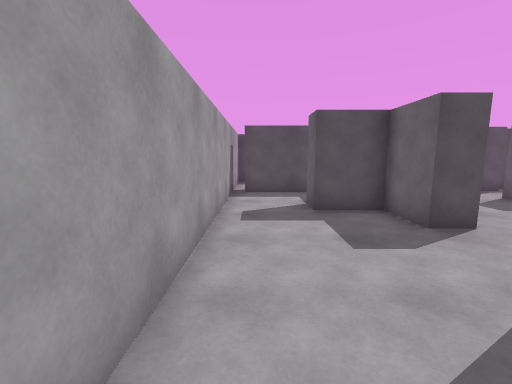
View 1 (above)

24 first-person views from a walk through a Unity game level. The camera is 1.5 m above the floor, tilts 8° down and sees 90° across. The floor is counted in squares, 1 m on a side. Each view is taken from the middle of a square. On the plan, view 1 faces up. The plan holds only what a view shows up to about 13 squares ahead; the rest is blank. The player character is not drawn.

View 2
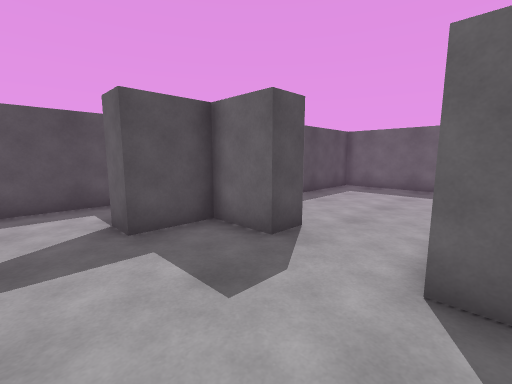

View 3
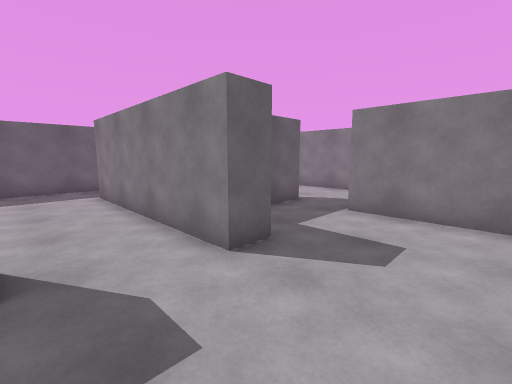

View 4
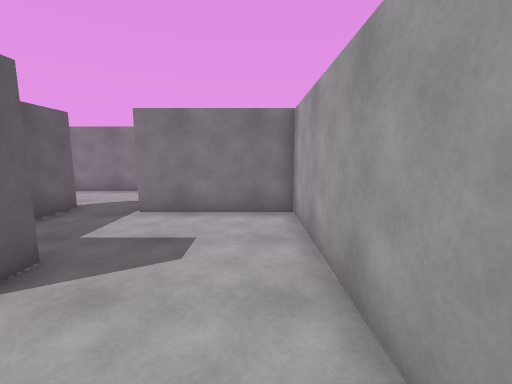

View 5
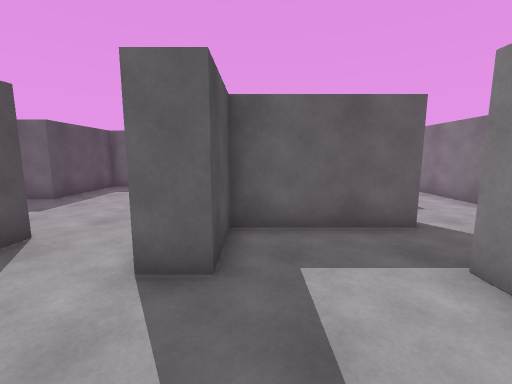

View 6
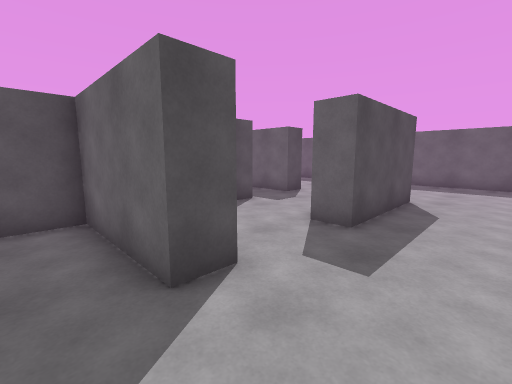

View 7
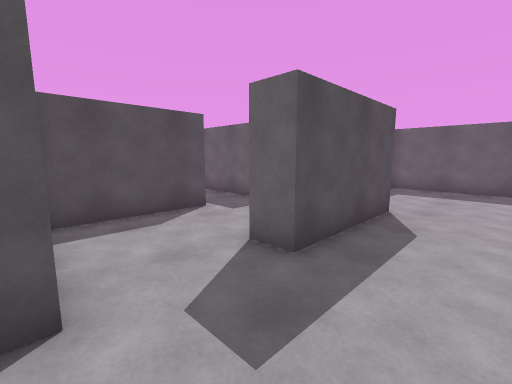

View 8
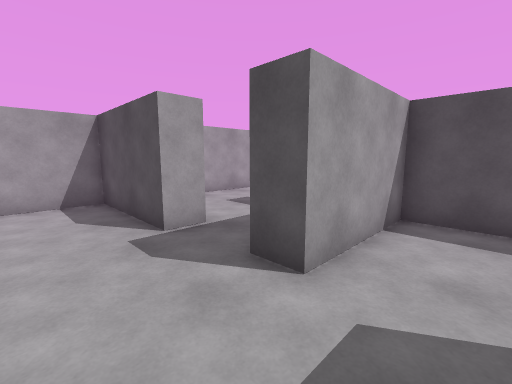

View 9
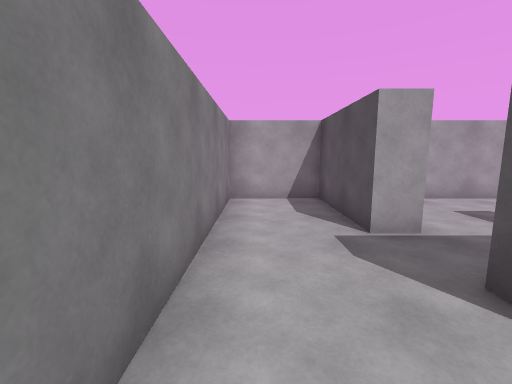

View 10
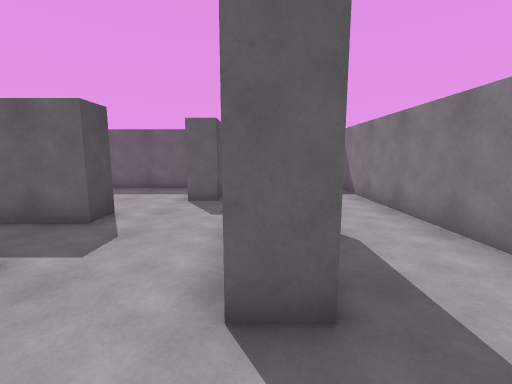

View 11
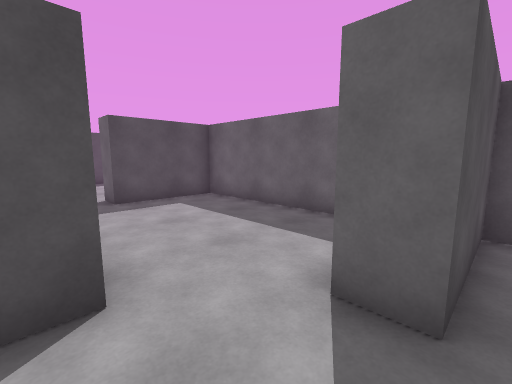

View 12
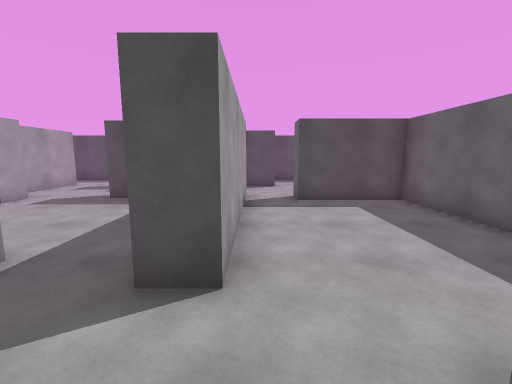

View 13
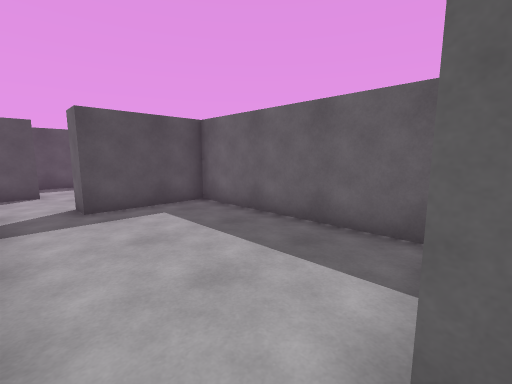

View 14
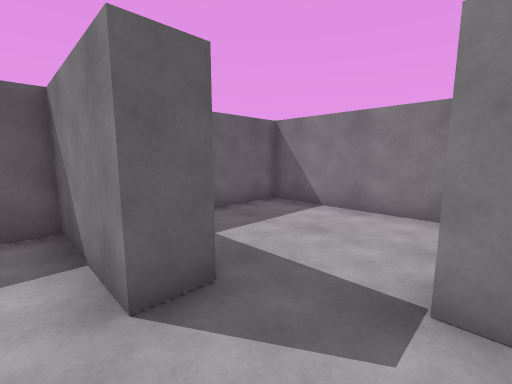

View 15
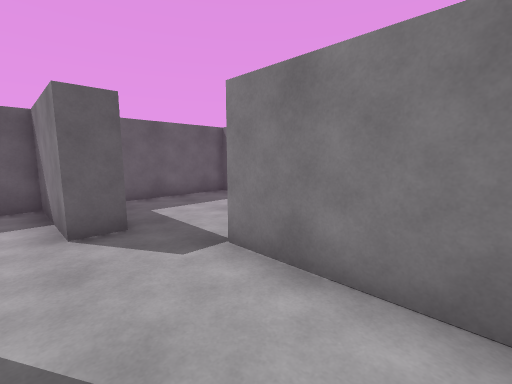

View 16
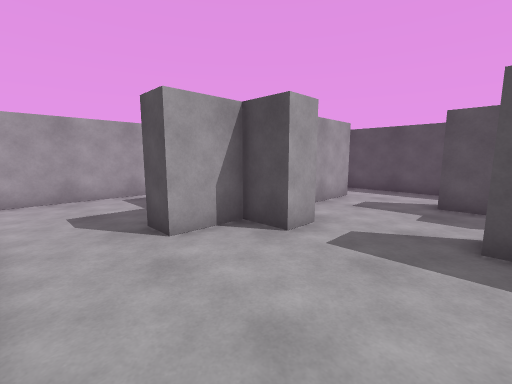

View 17
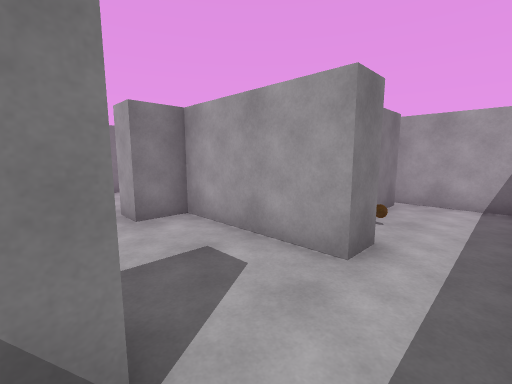

View 18
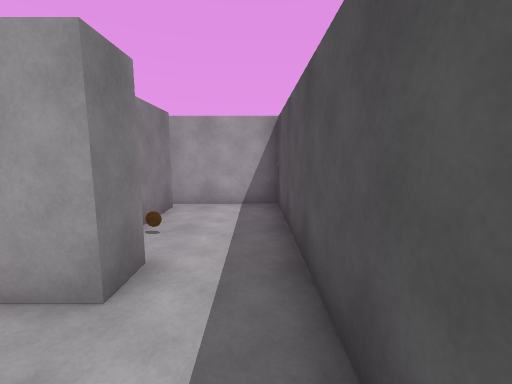

View 19
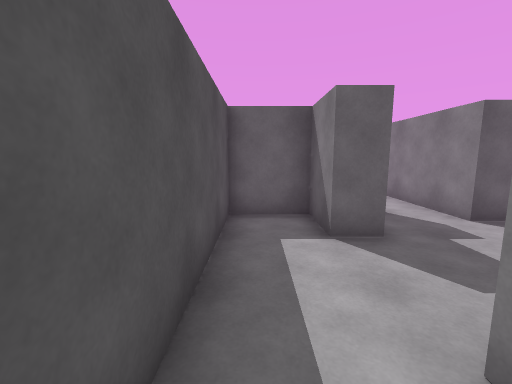

View 20
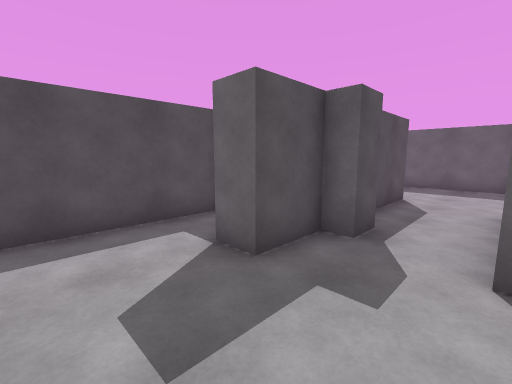

View 21
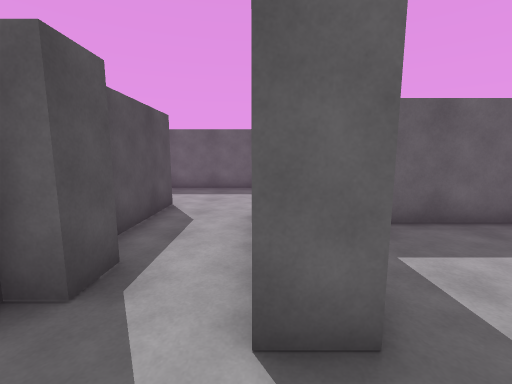

View 22
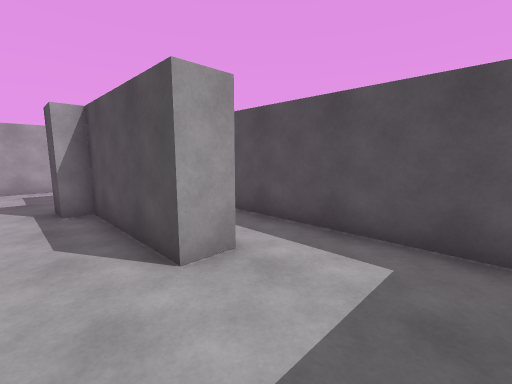

View 23
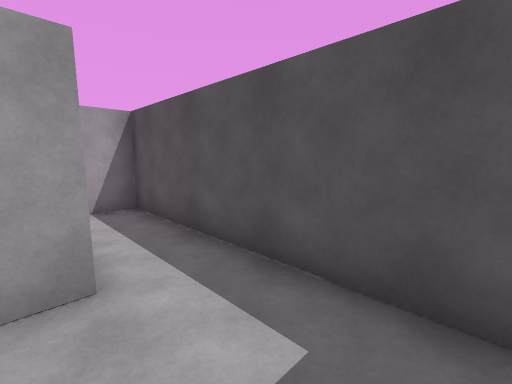

View 24
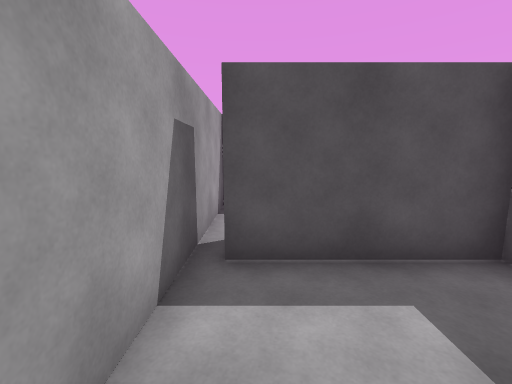

### Floor plan
Points are (right, up) in squares from view 1. A wall is a line through its corners. A room is listed if a view was taken in it or the views show most of it. See-through windows are left out.
Room 1 (views 1, 2, 3, 4, 5, 16)
walls: (5.9, 8) (5.9, 7) (4.6, 7) (4.6, 5.1) (3.6, 5.1) (3.6, 7) (1.6, 7); (5.2, -2.4) (5.2, 1.5) (3.1, 1.5) (3.1, 2.5) (10.4, 2.5); (-1, 6.5) (-1, -1.7) (3.2, -1.7) (3.2, -2.7); (12.6, 1.7) (12.6, 8) (8.8, 8)
ways out: opening at (4, -2) to room 2; opening at (11.5, 2) to room 2; opening at (7.5, 8) to room 3; opening at (0.5, 7.5) to room 5
Room 2 (views 6, 7, 8, 9, 10, 11, 12, 13, 14, 15)
walls: (9.9, -1.7) (13.5, -1.7); (13.5, -2.7) (9.1, -2.7) (9.1, -1.6); (10.4, 1.5) (6.3, 1.5) (6.3, -2.4) (5.2, -2.4); (13.6, 1.7) (12.6, 1.7); (3.2, -2.7) (-1, -2.7) (-1, -5.9) (19, -5.9) (19, -0.7) (15.4, -0.7) (15.4, 0.3) (16.6, 0.3)
ways out: opening at (4, -2) to room 1; opening at (11.5, 2) to room 1; opening at (15, 1) to room 6
Room 3 (views 17, 18, 19, 20, 21)
walls: (3.5, 12.4) (4.6, 12.4) (4.6, 8) (5.9, 8); (8.8, 8) (8.8, 9) (10.5, 9); (-0.5, 11.5) (1.6, 11.5); (10.5, 10.9) (9.5, 10.9) (9.5, 11.6) (7.6, 11.6) (7.6, 12.6) (9.5, 12.6) (9.5, 14.7) (-1, 14.7) (-1, 11)
ways out: opening at (7.5, 8) to room 1; opening at (10, 10) to room 4
objects: coin (2, 12)
Room 4 (views 22, 23)
walls: (14.9, 12.6) (14.9, 11.6) (10.5, 11.6) (10.5, 10.9); (13.6, 9.1) (13.6, 7.6); (15.4, 7.6) (15.4, 8.6); (19, 9) (19, 13); (18.1, 14.7) (10.5, 14.7) (10.5, 13.5); (10.5, 9) (12.6, 9)
ways out: opening at (10, 10) to room 3; opening at (14.5, 8) to room 6
Room 5 (view 24)
walls: (1.6, 7) (1.6, 8); (-1, 11) (-1, 6.5); (3.6, 10.5) (-0.5, 10.5)
ways out: opening at (0.5, 7.5) to room 1
Room 6 (no view inside)
walls: (16.6, 0.3) (19, 0.3) (19, 7.6) (15.4, 7.6); (13.6, 7.6) (13.6, 1.7)
ways out: opening at (15, 1) to room 2; opening at (14.5, 8) to room 4

Where each view was taken, in squares from view 1:
view 1: 0 up, 0 right, facing up
view 2: 2 up, 0 right, facing up-right
view 3: 5 up, 0 right, facing down-right
view 4: 5 up, 0 right, facing down
view 5: 1 up, 0 right, facing right
view 6: 5 down, 4 right, facing up-right
view 7: 5 down, 6 right, facing up-right
view 8: 5 down, 8 right, facing up-left
view 9: 5 down, 8 right, facing left
view 10: 2 down, 7 right, facing right
view 11: 1 down, 13 right, facing up-right
view 12: 1 down, 14 right, facing up
view 13: 0 up, 14 right, facing up-right
view 14: 1 up, 13 right, facing down-right
view 15: 1 up, 10 right, facing down-right
view 16: 3 up, 9 right, facing up-left
view 17: 14 up, 8 right, facing down-left
view 18: 14 up, 7 right, facing left
view 19: 14 up, 3 right, facing right
view 20: 9 up, 5 right, facing up-right
view 21: 9 up, 7 right, facing right
view 22: 10 up, 18 right, facing up-left
view 23: 12 up, 18 right, facing up-left
view 24: 7 up, 0 right, facing up
